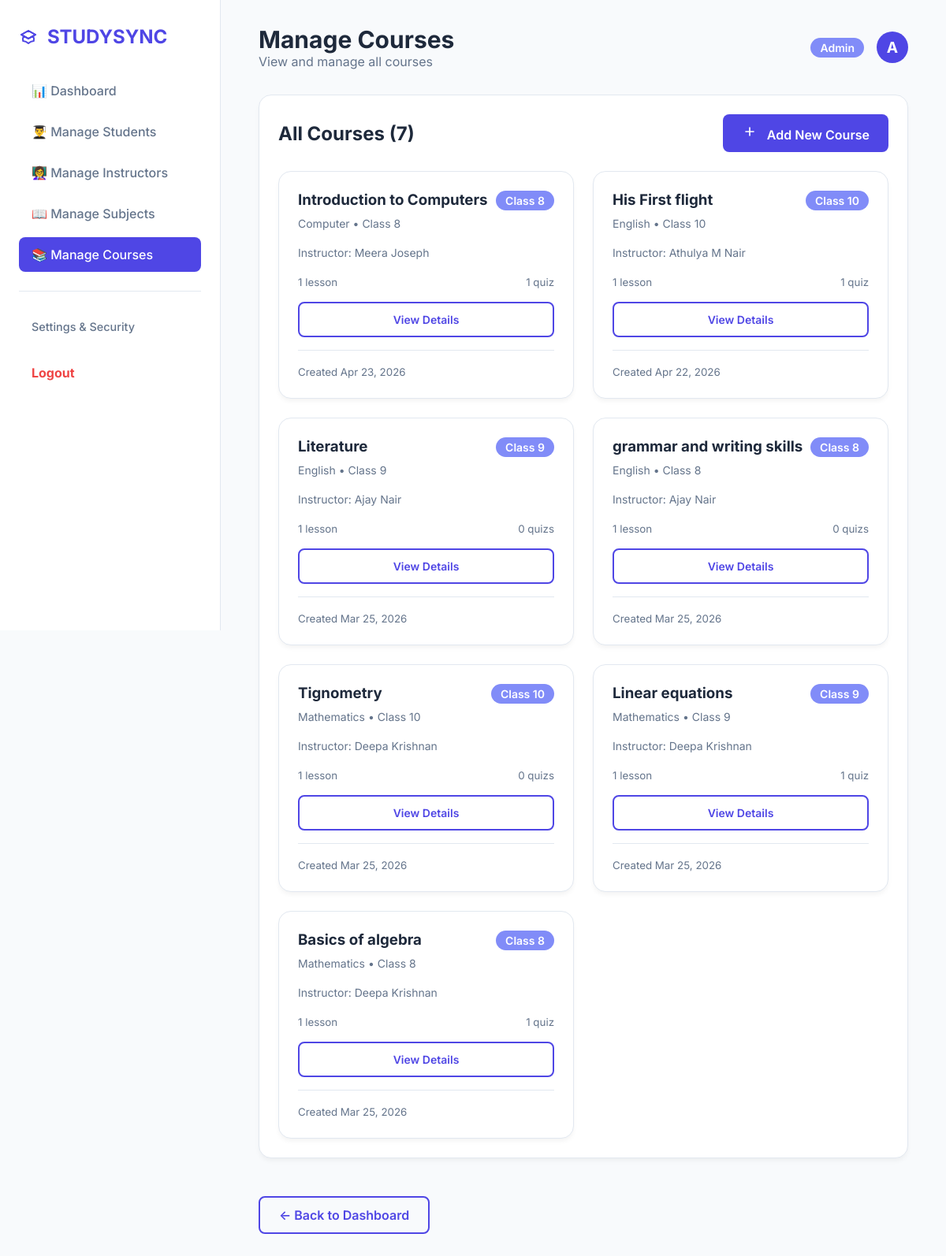
The app's page /management/courses/ (signed in) with its own data.
### lms_core/models.py (models this page shows, shortened)
class User(AbstractUser):
    ROLE_CHOICES = (
        ('ADMIN', 'Admin'),
        ('INSTRUCTOR', 'Instructor'),
        ('STUDENT', 'Student'),
    )
    role = models.CharField(max_length=20, choices=ROLE_CHOICES, default='STUDENT')

class Course(models.Model):
    title = models.CharField(max_length=200)
    subject = models.ForeignKey(Subject, on_delete=models.CASCADE, related_name='courses')
    instructor = models.ForeignKey(User, on_delete=models.CASCADE, related_name='taught_courses', limit_choices_to={'role': 'INSTRUCTOR'})
    target_class = models.IntegerField(choices=[(8, 'Class 8'), (9, 'Class 9'), (10, 'Class 10')])
    created_at = models.DateTimeField(auto_now_add=True)

class Subject(models.Model):
    name = models.CharField(max_length=100)
    description = models.TextField(blank=True)

### management_app/views.py (the view)
@login_required
def manage_courses(request):
    if request.user.role != 'ADMIN':
        return redirect('dashboard')
    courses = Course.objects.all().order_by('-created_at')
    context = {
        'courses': courses,
        'title': 'Manage Courses'
    }
    return render(request, 'management_app/manage_courses.html', context)

### management_app/templates/management_app/manage_courses.html
{% extends 'base.html' %}
{% block header_title %}Manage Courses{% endblock %}
{% block header_subtitle %}View and manage all courses{% endblock %}
{% block content %}
<div class="card" style="margin-bottom: 2rem;">
    <div style="display: flex; justify-content: space-between; align-items: center; margin-bottom: 1.5rem;">
        <h2 style="margin: 0;">All Courses ({{ courses|length }})</h2>
        <a href="{% url 'course_create' %}" class="btn btn-primary">
            <svg width="20" height="20" fill="none" stroke="currentColor" viewBox="0 0 24 24" style="margin-right: 0.5rem;">
                <path stroke-linecap="round" stroke-linejoin="round" stroke-width="2" d="M12 6v6m0 0v6m0-6h6m-6 0H6"/>
            </svg>
            Add New Course
        </a>
    </div>
    <div class="grid" style="grid-template-columns: repeat(auto-fill, minmax(350px, 1fr)); gap: 1.5rem;">
        {% for course in courses %}
        <div class="card" style="padding: 1.5rem;">
            <div style="display: flex; justify-content: space-between; align-items: flex-start; margin-bottom: 1rem;">
                <div>
                    <h3 style="margin: 0 0 0.5rem 0; color: var(--text);">{{ course.title }}</h3>
                    <p style="margin: 0; color: var(--text-light); font-size: 0.875rem;">
                        {{ course.subject.name }} • Class {{ course.target_class }}
                    </p>
                </div>
                <span class="badge" style="background: var(--primary-light); align-self: flex-start;">Class {{ course.target_class }}</span>
            </div>
            <div style="margin-bottom: 1rem;">
                <p style="margin: 0; color: var(--text-light); font-size: 0.875rem;">
                    Instructor: {{ course.instructor.get_full_name|default:course.instructor.username }}
                </p>
            </div>
            <div style="display: flex; justify-content: space-between; align-items: center; margin-bottom: 1rem;">
                <div>
                    <small style="color: var(--text-light);">
                        {{ course.lessons.count }} lesson{{ course.lessons.count|pluralize }}
                    </small>
                </div>
                <div>
                    <small style="color: var(--text-light);">
                        {{ course.quizzes.count }} quiz{{ course.quizzes.count|pluralize }}
                    </small>
                </div>
            </div>
            <div style="display: flex; gap: 0.5rem;">
                <a href="{% url 'admin_course_detail' course.pk %}" class="btn btn-outline" style="flex: 1; text-align: center; font-size: 0.875rem;">View Details</a>
            </div>
            <div style="margin-top: 1rem; padding-top: 1rem; border-top: 1px solid var(--border);">
                <small style="color: var(--text-light);">
                    Created {{ course.created_at|date:"M d, Y" }}
                </small>
            </div>
        </div>
        {% empty %}
        <div class="card" style="padding: 2rem; text-align: center; grid-column: 1 / -1;">
            <p style="color: var(--text-light); margin: 0;">No courses found.</p>
            <a href="{% url 'course_create' %}" class="btn btn-primary" style="margin-top: 1rem;">Create First Course</a>
        </div>
        {% endfor %}
    </div>
</div>
<a href="{% url 'admin_dashboard' %}" class="btn btn-outline" style="margin-top: 1rem;">
    ← Back to Dashboard
</a>
{% endblock %}

### templates/base.html (shortened to what this page needs)
{% load static %}
<!DOCTYPE html>
<html lang="en">
<head>
    <link rel="stylesheet" href="{% static 'css/style.css' %}">
</head>
<body>
    <aside class="sidebar">
        <div class="brand">
            STUDYSYNC
        </div>
        <nav class="nav-links">
            {% if user.role == 'INSTRUCTOR' %}
            <a href="{% url 'dashboard' %}" class="{% if request.resolver_match.url_name == 'dashboard' or request.resolver_match.url_name == 'instructor_dashboard' %}active{% endif %}">📊 Dashboard</a>
            <a href="{% url 'instructor_dashboard' %}" class="{% if request.resolver_match.url_name == 'instructor_dashboard' %}active{% endif %}">📚 My Courses</a>
            <a href="{% url 'course_create' %}" class="{% if request.resolver_match.url_name == 'course_create' %}active{% endif %}">✏️ Create Content</a>
            <a href="{% url 'student_performance' %}" class="{% if request.resolver_match.url_name == 'student_performance' %}active{% endif %}">📈 View Scores</a>
            {% elif user.role == 'ADMIN' %}
            <a href="{% url 'admin_dashboard' %}" class="{% if request.resolver_match.url_name == 'admin_dashboard' %}active{% endif %}">📊 Dashboard</a>
            <a href="{% url 'manage_students' %}" class="{% if request.resolver_match.url_name == 'manage_students' %}active{% endif %}">👨‍🎓 Manage Students</a>
            <a href="{% url 'manage_instructors' %}" class="{% if request.resolver_match.url_name == 'manage_instructors' %}active{% endif %}">👩‍🏫 Manage Instructors</a>
            <a href="{% url 'manage_subjects' %}" class="{% if request.resolver_match.url_name == 'manage_subjects' %}active{% endif %}">📖 Manage Subjects</a>
            <a href="{% url 'manage_courses' %}" class="{% if request.resolver_match.url_name == 'manage_courses' %}active{% endif %}">📚 Manage Courses</a>
            {% endif %}
            <hr style="margin: 1rem 0; border: none; border-top: 1px solid var(--border);">
            <a href="{% url 'password_change' %}" style="font-size: 0.9rem; color: var(--text-light); margin-bottom: 0.5rem; display: block;">Settings & Security</a>
            <form method="post" action="{% url 'logout' %}">
                <button type="submit" style="color: var(--danger); font-weight: bold;">Logout</button>
            </form>
        </nav>
    </aside>
    <main class="main-content">
        <header class="header">
            <div>
                <h1>{% block header_title %}Welcome, {{ user.username }}{% endblock %}</h1>
                <p style="color: var(--text-light);">{% block header_subtitle %}Here is your snapshot{% endblock %}</p>
            </div>
            <div class="user-profile">
                <span class="badge">{{ user.get_role_display }}</span>
                <div style="width: 40px; height: 40px; background: var(--primary); border-radius: 50%; color: white; display: flex; align-items: center; justify-content: center; font-weight: bold; font-size: 1.2rem;">
                    {{ user.username|make_list|first|upper }}
                </div>
            </div>
        </header>
        {% block content %}{% endblock %}
    </main>
</body>
</html>

### static/css/style.css (style rules this page uses)
:root { --primary: #4f46e5; --primary-light: #818cf8; --primary-dark: #3730a3; --secondary: #10b981; --background: #f8fafc; --surface: #ffffff; --text: #1e293b; --text-light: #64748b; --border: #e2e8f0; --danger: #ef4444; }
* { margin: 0; padding: 0; box-sizing: border-box; font-family: 'Inter', -apple-system, sans-serif; }
body { background-color: var(--background); color: var(--text); display: flex; min-height: 100vh; }
.sidebar { width: 280px; background: var(--surface); border-right: 1px solid var(--border); padding: 2rem 1.5rem; display: flex; flex-direction: column; position: fixed; height: 100vh; z-index: 10; }
.brand { font-size: 1.5rem; font-weight: 700; color: var(--primary); margin-bottom: 2rem; display: flex; align-items: center; gap: 0.75rem; }
.nav-links { list-style: none; display: flex; flex-direction: column; gap: 0.5rem; }
.nav-links a, .nav-links button { display: flex; align-items: center; padding: 0.75rem 1rem; color: var(--text-light); text-decoration: none; border-radius: 0.5rem; font-weight: 500; transition: all 0.2s ease; border: none; background: none; width: 100%; text-align: left; cursor: pointer; font-size: 1rem; }
.nav-links a.active { background: var(--primary); color: white; }
.main-content { flex: 1; margin-left: 280px; padding: 2rem 3rem; }
.header { display: flex; justify-content: space-between; align-items: center; margin-bottom: 2rem; }
.header h1 { font-size: 1.875rem; color: var(--text); }
.user-profile { display: flex; align-items: center; gap: 1rem; }
.badge { padding: 0.25rem 0.75rem; border-radius: 999px; font-size: 0.875rem; font-weight: 600; background: var(--primary-light); color: white; }
.grid { display: grid; grid-template-columns: repeat(auto-fill, minmax(300px, 1fr)); gap: 1.5rem; }
.card { background: var(--surface); border-radius: 1rem; padding: 1.5rem; border: 1px solid var(--border); box-shadow: 0 4px 6px -1px rgba(0, 0, 0, 0.05); transition: transform 0.2s, box-shadow 0.2s; }
.card h3 { margin-bottom: 0.5rem; color: var(--text); }
.card p { color: var(--text-light); margin-bottom: 1.5rem; line-height: 1.5; }
.btn { display: inline-block; padding: 0.75rem 1.5rem; border-radius: 0.5rem; font-weight: 600; text-decoration: none; transition: all 0.2s; border: none; cursor: pointer; text-align: center; }
.btn-primary { background: var(--primary); color: white; }
.btn-outline { background: transparent; border: 2px solid var(--primary); color: var(--primary); }

### records on screen
User: role "Admin", username|make_list "A"
Course: title "Introduction to Computers", subject.name "Computer", target_class "8", instructor.get_full_name "Meera Joseph", lessons.count "1", quizzes.count "1", created_at "Apr 23, 2026"
Course: title "His First flight", subject.name "English", target_class "10", instructor.get_full_name "Athulya M Nair", lessons.count "1", quizzes.count "1", created_at "Apr 22, 2026"
Course: title "Literature", subject.name "English", target_class "9", instructor.get_full_name "Ajay Nair", lessons.count "1", quizzes.count "0", created_at "Mar 25, 2026"
Course: title "grammar and writing skills", subject.name "English", target_class "8", instructor.get_full_name "Ajay Nair", lessons.count "1", quizzes.count "0", created_at "Mar 25, 2026"
Course: title "Tignometry", subject.name "Mathematics", target_class "10", instructor.get_full_name "Deepa Krishnan", lessons.count "1", quizzes.count "0", created_at "Mar 25, 2026"
Course: title "Linear equations", subject.name "Mathematics", target_class "9", instructor.get_full_name "Deepa Krishnan", lessons.count "1", quizzes.count "1", created_at "Mar 25, 2026"
Course: title "Basics of algebra", subject.name "Mathematics", target_class "8", instructor.get_full_name "Deepa Krishnan", lessons.count "1", quizzes.count "1", created_at "Mar 25, 2026"

### other values on screen
{{ courses|length }} "7"
